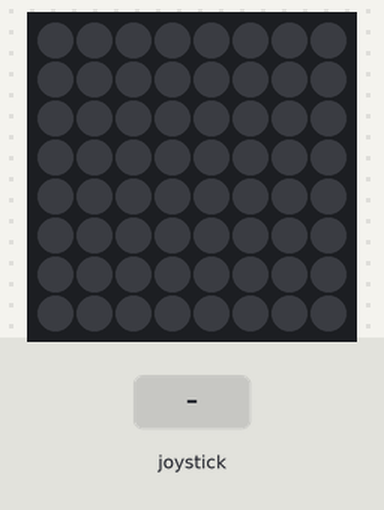
Bench run of a program on a simulated Raspberry Pi (BCM pin numbers) with a Sense HAT. Parts: the Sense HAT's 8×8 RGB LED matrix. The inputs (shaded band) are chosen by the test bench. What the program prints to the terminal is not drawn.

Above: at 1.6 s.
1.7 s: joystick pushed up
At 1.77 s:
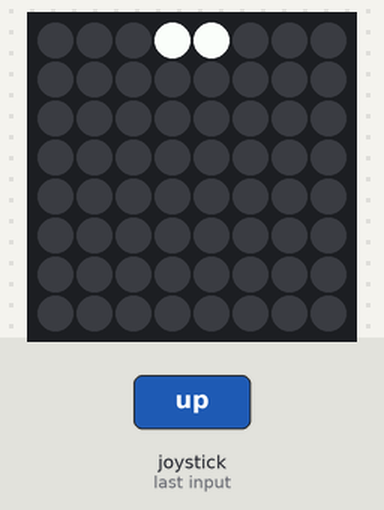
3.3 s: joystick pushed down
At 3.37 s:
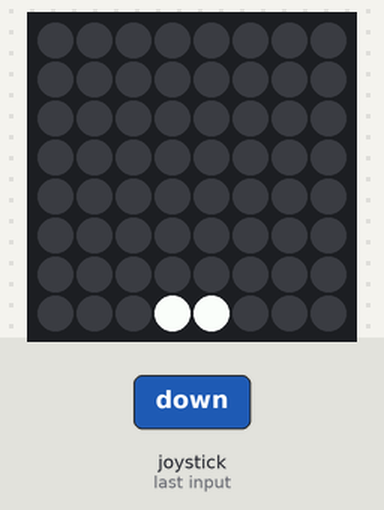
4.9 s: joystick pushed left
At 4.97 s:
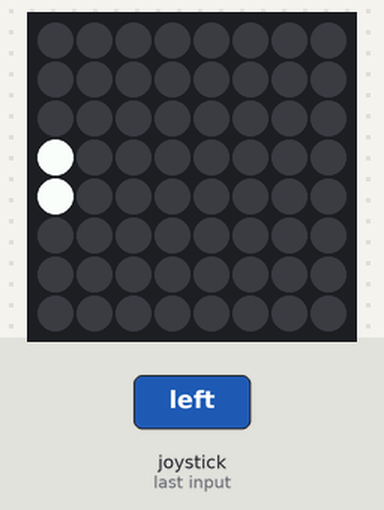
6.5 s: joystick pushed right
At 6.57 s:
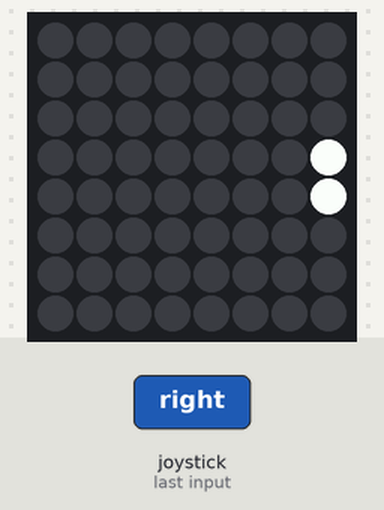
8.1 s: joystick clicked
At 8.17 s:
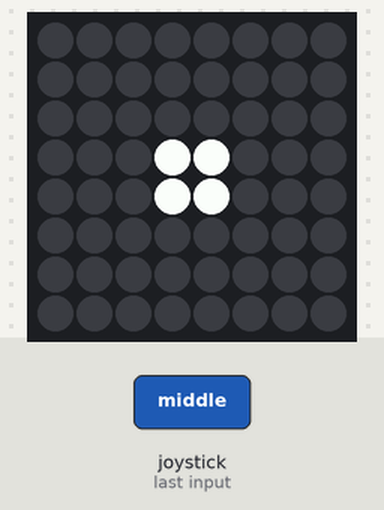
Timing chart, 0 to 10.7 s (numbered marks = the images above; inputs shaded):
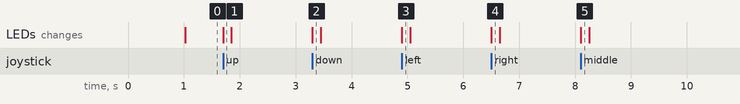

The program:

evdev_joystick.py
```python
#!/usr/bin/python
import sys
import time
from sense_hat import SenseHat
from evdev import InputDevice, list_devices, ecodes

print("Press Ctrl-C to quit")
time.sleep(1)

sense = SenseHat()
sense.clear()  # Blank the LED matrix

found = False;
devices = [InputDevice(fn) for fn in list_devices()]
for dev in devices:
    if dev.name == 'Raspberry Pi Sense HAT Joystick':
        found = True;
        break

if not(found):
    print('Raspberry Pi Sense HAT Joystick not found. Aborting ...')
    sys.exit()

# 0, 0 = Top left
# 7, 7 = Bottom right
UP_PIXELS = [[3, 0], [4, 0]]
DOWN_PIXELS = [[3, 7], [4, 7]]
LEFT_PIXELS = [[0, 3], [0, 4]]
RIGHT_PIXELS = [[7, 3], [7, 4]]
CENTRE_PIXELS = [[3, 3], [4, 3], [3, 4], [4, 4]]


def set_pixels(pixels, col):
    for p in pixels:
        sense.set_pixel(p[0], p[1], col[0], col[1], col[2])


def handle_code(code, colour):
    if code == ecodes.KEY_DOWN:
        set_pixels(DOWN_PIXELS, colour)
    elif code == ecodes.KEY_UP:
        set_pixels(UP_PIXELS, colour)
    elif code == ecodes.KEY_LEFT:
        set_pixels(LEFT_PIXELS, colour)
    elif code == ecodes.KEY_RIGHT:
        set_pixels(RIGHT_PIXELS, colour)
    elif code == ecodes.KEY_ENTER:
        set_pixels(CENTRE_PIXELS, colour)


BLACK = [0, 0, 0]
WHITE = [255, 255, 255]

try:
    for event in dev.read_loop():
        if event.type == ecodes.EV_KEY:
            if event.value == 1:  # key down
                handle_code(event.code, WHITE)
            if event.value == 0:  # key up
                handle_code(event.code, BLACK)
except KeyboardInterrupt:
    sys.exit()
```

Measured:
- after the input at 1.7 s, the LEDs: change at once (image 1)
- after the input at 3.3 s, the LEDs: change at once (image 2)
- after the input at 4.9 s, the LEDs: change at once (image 3)
- after the input at 6.5 s, the LEDs: change at once (image 4)
- after the input at 8.1 s, the LEDs: change at once (image 5)
